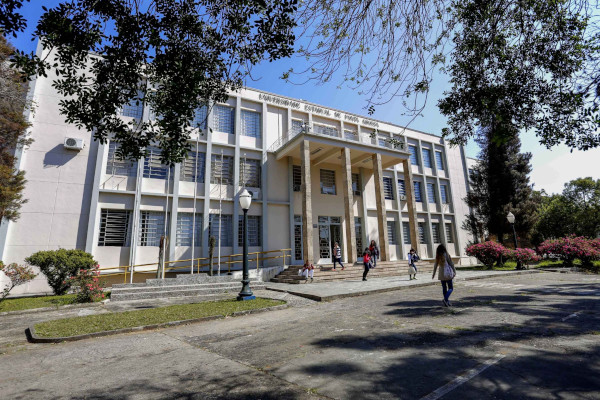
#> input picture uepg_sm.jpg, 600 x 400 px
$ python filter2d_opencv.py
#> lines starting #> are read from the running program, lines starting #| are printed output that depends on the picture
import cv2
import numpy as np

image = cv2.imread('uepg_sm.jpg')
#> image is the input picture: shape (400, 600, 3); mean B, G, R 112.4, 108.5, 105.8

if image is None:
    print('Could not read image')
'''
# Identidade
kernel1 = np.array([[ 0, 0, 0],
                    [ 0, 1, 0],
                    [ 0, 0, 0]])
'''
# Detecção de borda
kernel1 = np.array([[-1,-1,-1],
                    [-1, 8,-1],
                    [-1,-1,-1]])
'''
# Nitidez
kernel1 = np.array([[ 0,-1, 0],
                    [-1, 5,-1],
                    [ 0,-1, 0]])

# Blur
kernel1 = np.array([[ 1, 1, 1],
                    [ 1, 1, 1],
                    [ 1, 1, 1]])*1/9

# Gaussian blur
kernel1 = np.array([[ 1, 4, 6, 4, 1],
                    [ 4,16,24,16, 4],
                    [ 6,24,36,24, 6],
                    [ 4,16,24,16, 4],
                    [ 1, 4, 6, 4, 1]])*1/256
'''

filtered = cv2.filter2D(src=image, ddepth=-1, kernel=kernel1)
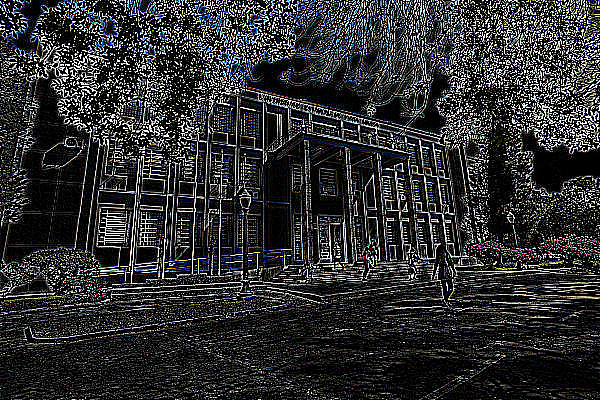
#> filtered: shape (400, 600, 3); mean B, G, R 50.1, 48.8, 48.5

cv2.imwrite('filtered.jpg', filtered)
